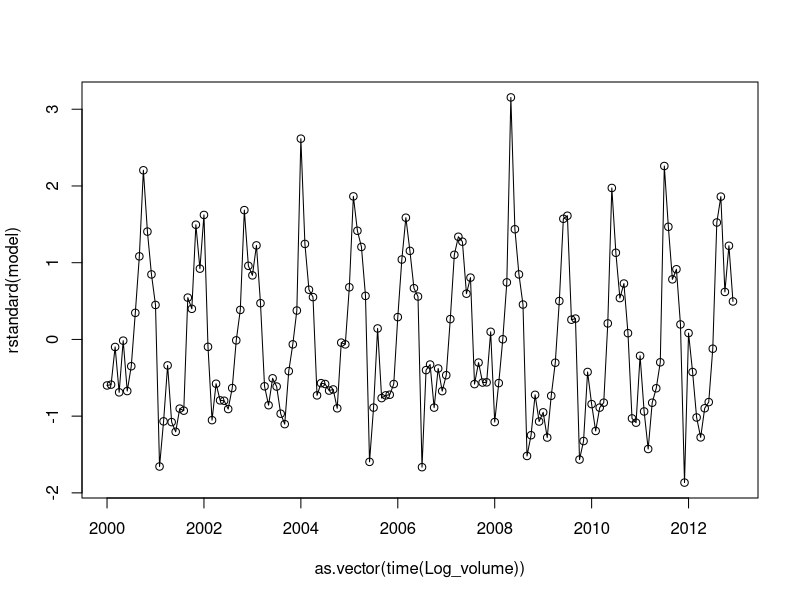

The R script that drew this image: (Note: this script raises an error after producing the figure.)
#######################################################
# Jonathan Nolan ######################################
# Data Clean Up First #################################
#######################################################
# OBJECTIVE:
# To calculate the detrended log volume

#setwd("")
#options(stringsAsFactors = FALSE)
library(tidyr)
library(dplyr)

#------------------------------------------------------
# Load the relevant Dataset
#------------------------------------------------------

volume = read.csv("GE.csv")

#------------------------------------------------------
# Cut Date set to show just Volume and Date
#------------------------------------------------------

volume = volume[,c(1,7)]

#------------------------------------------------------
# Create Dates Dataset, where missing dates will be 
# filled in
#------------------------------------------------------

Dates <- volume$date
Dates <- as.Date(Dates)
volume$date <- Dates

#------------------------------------------------------
# Complete Dates Dataset
#------------------------------------------------------

#NOTE: 
# CODE MIGHT NOT BE NEEDED BUT STILL HANDY TO KEEP

#Com_Dates = data.frame(date= seq(min(volume$date), max(volume$date), by=1))
#complete <- merge (Com_Dates, volume, by.x = "date", all.x = T)

#######################################################
# ROUTE 1 #############################################
#######################################################

#NOTE:
# THIS WILL USE A QUADRATICE TIME TREND FUNCTION
# WITH DATA FROM AVERAGED PER MONTH

#------------------------------------------------------
# Add columns that display the year and month to data
#------------------------------------------------------

volume$months <- months(volume$date)
volume$years  <- format(as.Date(volume$date, format="%d/%m/%Y"),"%Y")

#------------------------------------------------------
# Seperate the data by year
#------------------------------------------------------

Data2000 <- volume[(which(volume$years == "2000")),]
Data2001 <- volume[(which(volume$years == "2001")),]
Data2002 <- volume[(which(volume$years == "2002")),]
Data2003 <- volume[(which(volume$years == "2003")),]
Data2004 <- volume[(which(volume$years == "2004")),]
Data2005 <- volume[(which(volume$years == "2005")),]
Data2006 <- volume[(which(volume$years == "2006")),]
Data2007 <- volume[(which(volume$years == "2007")),]
Data2008 <- volume[(which(volume$years == "2008")),]
Data2009 <- volume[(which(volume$years == "2009")),]
Data2010 <- volume[(which(volume$years == "2010")),]
Data2011 <- volume[(which(volume$years == "2011")),]
Data2012 <- volume[(which(volume$years == "2012")),]

#------------------------------------------------------
# Get the mean for the average tones for each data set
#------------------------------------------------------

library(data.table)
Avg2000  <- setDT(Data2000)[, list(AverageVolume = mean(Volume)), by = c(names(Data2000)[c(3:4)])]
Avg2001  <- setDT(Data2001)[, list(AverageVolume = mean(Volume)), by = c(names(Data2001)[c(3:4)])]
Avg2002  <- setDT(Data2002)[, list(AverageVolume = mean(Volume)), by = c(names(Data2002)[c(3:4)])]
Avg2003  <- setDT(Data2003)[, list(AverageVolume = mean(Volume)), by = c(names(Data2003)[c(3:4)])]
Avg2004  <- setDT(Data2004)[, list(AverageVolume = mean(Volume)), by = c(names(Data2004)[c(3:4)])]
Avg2005  <- setDT(Data2005)[, list(AverageVolume = mean(Volume)), by = c(names(Data2005)[c(3:4)])]
Avg2006  <- setDT(Data2006)[, list(AverageVolume = mean(Volume)), by = c(names(Data2006)[c(3:4)])]
Avg2007  <- setDT(Data2007)[, list(AverageVolume = mean(Volume)), by = c(names(Data2007)[c(3:4)])]
Avg2008  <- setDT(Data2008)[, list(AverageVolume = mean(Volume)), by = c(names(Data2008)[c(3:4)])]
Avg2009  <- setDT(Data2009)[, list(AverageVolume = mean(Volume)), by = c(names(Data2009)[c(3:4)])]
Avg2010  <- setDT(Data2010)[, list(AverageVolume = mean(Volume)), by = c(names(Data2010)[c(3:4)])]
Avg2011  <- setDT(Data2011)[, list(AverageVolume = mean(Volume)), by = c(names(Data2011)[c(3:4)])]
Avg2012  <- setDT(Data2012)[, list(AverageVolume = mean(Volume)), by = c(names(Data2012)[c(3:4)])]



PanelAvgVolume <- Reduce(function(x, y) merge(x, y, all=TRUE), list(Avg2000, Avg2001, Avg2002, Avg2003, Avg2004, Avg2005, Avg2006, Avg2007, Avg2008, Avg2009, Avg2010, Avg2011, Avg2012))




#------------------------------------------------------
# Create Log Volume Dataset
#------------------------------------------------------

Log_volume <- log(PanelAvgVolume[,3])

#------------------------------------------------------
# Transform Log Volume Dataset into a time series
#------------------------------------------------------

Log_volume <-ts(Log_volume, start = c(2000), frequency = 12)


#------------------------------------------------------
# Create the quadratic Model
#------------------------------------------------------

#t   = 1:dim(Dates)
#t_2 = t^2


model = lm(Log_volume ~ time(Log_volume) + time(Log_volume)^2)
summary(model)

#------------------------------------------------------
# Create the residuals dataset
#------------------------------------------------------

residuals <- model$residuals



plot(y=rstandard(model), x=as.vector(time(Log_volume)), type = 'o')

Vol_detren <- as.data.frame(Dates)
Vol_detren$Residuals <- residuals


#print(Vol_detren)

#######################################################
# ROUTE 2 #############################################
#######################################################

#NOTE:
# THIS WILL USE A QUADRATICE TIME TREND FUNCTION
# WITH DATA as Normal - not averaged



Log_volume <- log(volume[,2])
plot(Log_volume, type='o', ylab='wages per hour')

#------------------------------------------------------
# Transform Log Volume Dataset into a time series
#------------------------------------------------------

Log_volume <-ts(Log_volume, frequency = 252, start = 2000)


#t   = 1:dim(Dates)
#t_2 = t^2


model = lm(Log_volume ~ time(Log_volume) + time(Log_volume)^2)
summary(model)

plot(y=rstandard(model), x=as.vector(time(Log_volume)), type = 'o')

residuals <- model$residuals

Final <- data.frame(volume$date)
Final$residuals <- residuals
Final$LogVol <- log(volume[,2])
write.csv(Final, file = "DetrendedVol.csv")
